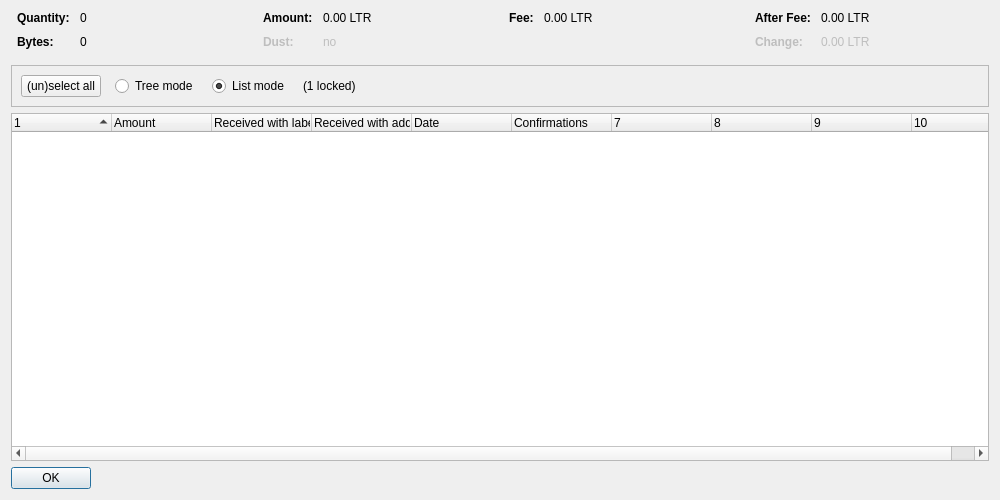
<?xml version="1.0" encoding="UTF-8"?>
<ui version="4.0">
 <class>CoinControlDialog</class>
 <widget class="QDialog" name="CoinControlDialog">
  <property name="geometry">
   <rect>
    <x>0</x>
    <y>0</y>
    <width>1000</width>
    <height>500</height>
   </rect>
  </property>
  <property name="windowTitle">
   <string>Coin Selection</string>
  </property>
  <layout class="QVBoxLayout" name="verticalLayout">
   <item>
    <layout class="QHBoxLayout" name="horizontalLayoutTop" stretch="0,0,0,0">
     <property name="topMargin">
      <number>0</number>
     </property>
     <property name="bottomMargin">
      <number>10</number>
     </property>
     <item>
      <layout class="QFormLayout" name="formLayoutCoinControl1">
       <property name="horizontalSpacing">
        <number>10</number>
       </property>
       <property name="verticalSpacing">
        <number>10</number>
       </property>
       <property name="leftMargin">
        <number>6</number>
       </property>
       <property name="rightMargin">
        <number>6</number>
       </property>
       <item row="0" column="0">
        <widget class="QLabel" name="labelCoinControlQuantityText">
         <property name="font">
          <font>
           <weight>75</weight>
           <bold>true</bold>
          </font>
         </property>
         <property name="text">
          <string>Quantity:</string>
         </property>
        </widget>
       </item>
       <item row="0" column="1">
        <widget class="QLabel" name="labelCoinControlQuantity">
         <property name="cursor">
          <cursorShape>IBeamCursor</cursorShape>
         </property>
         <property name="contextMenuPolicy">
          <enum>Qt::ActionsContextMenu</enum>
         </property>
         <property name="text">
          <string notr="true">0</string>
         </property>
         <property name="textInteractionFlags">
          <set>Qt::LinksAccessibleByMouse|Qt::TextSelectableByKeyboard|Qt::TextSelectableByMouse</set>
         </property>
        </widget>
       </item>
       <item row="1" column="0">
        <widget class="QLabel" name="labelCoinControlBytesText">
         <property name="font">
          <font>
           <weight>75</weight>
           <bold>true</bold>
          </font>
         </property>
         <property name="text">
          <string>Bytes:</string>
         </property>
        </widget>
       </item>
       <item row="1" column="1">
        <widget class="QLabel" name="labelCoinControlBytes">
         <property name="cursor">
          <cursorShape>IBeamCursor</cursorShape>
         </property>
         <property name="contextMenuPolicy">
          <enum>Qt::ActionsContextMenu</enum>
         </property>
         <property name="text">
          <string notr="true">0</string>
         </property>
         <property name="textInteractionFlags">
          <set>Qt::LinksAccessibleByMouse|Qt::TextSelectableByKeyboard|Qt::TextSelectableByMouse</set>
         </property>
        </widget>
       </item>
      </layout>
     </item>
     <item>
      <layout class="QFormLayout" name="formLayoutCoinControl2">
       <property name="horizontalSpacing">
        <number>10</number>
       </property>
       <property name="verticalSpacing">
        <number>10</number>
       </property>
       <property name="leftMargin">
        <number>6</number>
       </property>
       <property name="rightMargin">
        <number>6</number>
       </property>
       <item row="0" column="0">
        <widget class="QLabel" name="labelCoinControlAmountText">
         <property name="font">
          <font>
           <weight>75</weight>
           <bold>true</bold>
          </font>
         </property>
         <property name="text">
          <string>Amount:</string>
         </property>
        </widget>
       </item>
       <item row="0" column="1">
        <widget class="QLabel" name="labelCoinControlAmount">
         <property name="cursor">
          <cursorShape>IBeamCursor</cursorShape>
         </property>
         <property name="contextMenuPolicy">
          <enum>Qt::ActionsContextMenu</enum>
         </property>
         <property name="text">
          <string notr="true">0.00 LTR</string>
         </property>
         <property name="textInteractionFlags">
          <set>Qt::LinksAccessibleByMouse|Qt::TextSelectableByKeyboard|Qt::TextSelectableByMouse</set>
         </property>
        </widget>
       </item>
       <item row="1" column="0">
        <widget class="QLabel" name="labelCoinControlLowOutputText">
         <property name="enabled">
          <bool>false</bool>
         </property>
         <property name="font">
          <font>
           <weight>75</weight>
           <bold>true</bold>
          </font>
         </property>
         <property name="text">
          <string>Dust:</string>
         </property>
        </widget>
       </item>
       <item row="1" column="1">
        <widget class="QLabel" name="labelCoinControlLowOutput">
         <property name="enabled">
          <bool>false</bool>
         </property>
         <property name="cursor">
          <cursorShape>IBeamCursor</cursorShape>
         </property>
         <property name="contextMenuPolicy">
          <enum>Qt::ActionsContextMenu</enum>
         </property>
         <property name="text">
          <string notr="true">no</string>
         </property>
         <property name="textInteractionFlags">
          <set>Qt::LinksAccessibleByMouse|Qt::TextSelectableByKeyboard|Qt::TextSelectableByMouse</set>
         </property>
        </widget>
       </item>
      </layout>
     </item>
     <item>
      <layout class="QFormLayout" name="formLayoutCoinControl3">
       <property name="horizontalSpacing">
        <number>10</number>
       </property>
       <property name="verticalSpacing">
        <number>10</number>
       </property>
       <property name="leftMargin">
        <number>6</number>
       </property>
       <property name="rightMargin">
        <number>6</number>
       </property>
       <item row="0" column="0">
        <widget class="QLabel" name="labelCoinControlFeeText">
         <property name="font">
          <font>
           <weight>75</weight>
           <bold>true</bold>
          </font>
         </property>
         <property name="text">
          <string>Fee:</string>
         </property>
        </widget>
       </item>
       <item row="0" column="1">
        <widget class="QLabel" name="labelCoinControlFee">
         <property name="cursor">
          <cursorShape>IBeamCursor</cursorShape>
         </property>
         <property name="contextMenuPolicy">
          <enum>Qt::ActionsContextMenu</enum>
         </property>
         <property name="text">
          <string notr="true">0.00 LTR</string>
         </property>
         <property name="textInteractionFlags">
          <set>Qt::LinksAccessibleByMouse|Qt::TextSelectableByKeyboard|Qt::TextSelectableByMouse</set>
         </property>
        </widget>
       </item>
      </layout>
     </item>
     <item>
      <layout class="QFormLayout" name="formLayoutCoinControl4">
       <property name="horizontalSpacing">
        <number>10</number>
       </property>
       <property name="verticalSpacing">
        <number>10</number>
       </property>
       <property name="leftMargin">
        <number>6</number>
       </property>
       <property name="rightMargin">
        <number>6</number>
       </property>
       <item row="0" column="0">
        <widget class="QLabel" name="labelCoinControlAfterFeeText">
         <property name="font">
          <font>
           <weight>75</weight>
           <bold>true</bold>
          </font>
         </property>
         <property name="text">
          <string>After Fee:</string>
         </property>
        </widget>
       </item>
       <item row="0" column="1">
        <widget class="QLabel" name="labelCoinControlAfterFee">
         <property name="cursor">
          <cursorShape>IBeamCursor</cursorShape>
         </property>
         <property name="contextMenuPolicy">
          <enum>Qt::ActionsContextMenu</enum>
         </property>
         <property name="text">
          <string notr="true">0.00 LTR</string>
         </property>
         <property name="textInteractionFlags">
          <set>Qt::LinksAccessibleByMouse|Qt::TextSelectableByKeyboard|Qt::TextSelectableByMouse</set>
         </property>
        </widget>
       </item>
       <item row="1" column="0">
        <widget class="QLabel" name="labelCoinControlChangeText">
         <property name="enabled">
          <bool>false</bool>
         </property>
         <property name="font">
          <font>
           <weight>75</weight>
           <bold>true</bold>
          </font>
         </property>
         <property name="text">
          <string>Change:</string>
         </property>
        </widget>
       </item>
       <item row="1" column="1">
        <widget class="QLabel" name="labelCoinControlChange">
         <property name="enabled">
          <bool>false</bool>
         </property>
         <property name="cursor">
          <cursorShape>IBeamCursor</cursorShape>
         </property>
         <property name="contextMenuPolicy">
          <enum>Qt::ActionsContextMenu</enum>
         </property>
         <property name="text">
          <string notr="true">0.00 LTR</string>
         </property>
         <property name="textInteractionFlags">
          <set>Qt::LinksAccessibleByMouse|Qt::TextSelectableByKeyboard|Qt::TextSelectableByMouse</set>
         </property>
        </widget>
       </item>
      </layout>
     </item>
    </layout>
   </item>
   <item>
    <widget class="QFrame" name="frame">
     <property name="minimumSize">
      <size>
       <width>0</width>
       <height>40</height>
      </size>
     </property>
     <property name="frameShape">
      <enum>QFrame::StyledPanel</enum>
     </property>
     <property name="frameShadow">
      <enum>QFrame::Sunken</enum>
     </property>
     <layout class="QHBoxLayout" name="horizontalLayout">
      <item>
       <layout class="QHBoxLayout" name="horizontalLayoutPanel" stretch="0,0,0,0,0">
        <property name="spacing">
         <number>14</number>
        </property>
        <item>
         <widget class="QPushButton" name="pushButtonSelectAll">
          <property name="sizePolicy">
           <sizepolicy hsizetype="Maximum" vsizetype="Fixed">
            <horstretch>0</horstretch>
            <verstretch>0</verstretch>
           </sizepolicy>
          </property>
          <property name="text">
           <string>(un)select all</string>
          </property>
          <property name="autoDefault">
           <bool>false</bool>
          </property>
         </widget>
        </item>
        <item>
         <widget class="QRadioButton" name="radioTreeMode">
          <property name="sizePolicy">
           <sizepolicy hsizetype="Maximum" vsizetype="Fixed">
            <horstretch>0</horstretch>
            <verstretch>0</verstretch>
           </sizepolicy>
          </property>
          <property name="text">
           <string>Tree mode</string>
          </property>
         </widget>
        </item>
        <item>
         <widget class="QRadioButton" name="radioListMode">
          <property name="sizePolicy">
           <sizepolicy hsizetype="Maximum" vsizetype="Fixed">
            <horstretch>0</horstretch>
            <verstretch>0</verstretch>
           </sizepolicy>
          </property>
          <property name="text">
           <string>List mode</string>
          </property>
          <property name="checked">
           <bool>true</bool>
          </property>
         </widget>
        </item>
        <item>
         <widget class="QLabel" name="labelLocked">
          <property name="text">
           <string notr="true">(1 locked)</string>
          </property>
         </widget>
        </item>
        <item>
         <spacer name="horizontalSpacer">
          <property name="orientation">
           <enum>Qt::Horizontal</enum>
          </property>
          <property name="sizeHint" stdset="0">
           <size>
            <width>40</width>
            <height>20</height>
           </size>
          </property>
         </spacer>
        </item>
       </layout>
      </item>
     </layout>
    </widget>
   </item>
   <item>
    <widget class="CoinControlTreeWidget" name="treeWidget">
     <property name="contextMenuPolicy">
      <enum>Qt::CustomContextMenu</enum>
     </property>
     <property name="sortingEnabled">
      <bool>false</bool>
     </property>
     <property name="columnCount">
      <number>10</number>
     </property>
     <attribute name="headerShowSortIndicator" stdset="0">
      <bool>true</bool>
     </attribute>
     <attribute name="headerStretchLastSection">
      <bool>false</bool>
     </attribute>
     <column>
      <property name="text">
       <string/>
      </property>
     </column>
     <column>
      <property name="text">
       <string>Amount</string>
      </property>
     </column>
     <column>
      <property name="text">
       <string>Received with label</string>
      </property>
     </column>
     <column>
      <property name="text">
       <string>Received with address</string>
      </property>
     </column>
     <column>
      <property name="text">
       <string>Date</string>
      </property>
     </column>
     <column>
      <property name="text">
       <string>Confirmations</string>
      </property>
      <property name="toolTip">
       <string>Confirmed</string>
      </property>
     </column>
     <column>
      <property name="text">
       <string/>
      </property>
     </column>
     <column>
      <property name="text">
       <string/>
      </property>
     </column>
     <column>
      <property name="text">
       <string/>
      </property>
     </column>
     <column>
      <property name="text">
       <string/>
      </property>
     </column>
    </widget>
   </item>
   <item>
    <widget class="QDialogButtonBox" name="buttonBox">
     <property name="sizePolicy">
      <sizepolicy hsizetype="Maximum" vsizetype="Fixed">
       <horstretch>0</horstretch>
       <verstretch>0</verstretch>
      </sizepolicy>
     </property>
     <property name="orientation">
      <enum>Qt::Horizontal</enum>
     </property>
     <property name="standardButtons">
      <set>QDialogButtonBox::Ok</set>
     </property>
    </widget>
   </item>
  </layout>
 </widget>
 <customwidgets>
  <customwidget>
   <class>CoinControlTreeWidget</class>
   <extends>QTreeWidget</extends>
   <header>coincontroltreewidget.h</header>
  </customwidget>
 </customwidgets>
 <resources/>
 <connections/>
</ui>
